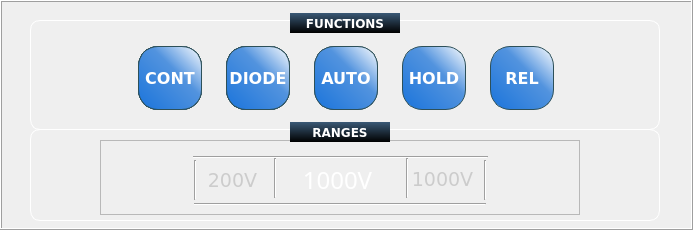
  <widget class="QFrame" name="inputPanel">
   <property name="geometry">
    <rect>
     <x>10</x>
     <y>200</y>
     <width>693</width>
     <height>230</height>
    </rect>
   </property>
   <property name="font">
    <font>
     <family>DejaVu Sans</family>
    </font>
   </property>
   <property name="styleSheet">
    <string notr="true">QFrame {
     background-color: qlineargradient(x1: 0, y1: 0, x2: 0, y2: 1,
                                       stop: 0 #3a5976, stop: 1 #000000);



 }
QLabel{
	background-color:rgba(0,0,0,0);
	color:white;
}

QLabel::disabled {
	background-color:rgba(0,0,0,0);
	color:gray;
}</string>
   </property>
   <property name="frameShape">
    <enum>QFrame::Box</enum>
   </property>
   <property name="frameShadow">
    <enum>QFrame::Raised</enum>
   </property>
   <widget class="QPushButton" name="r4w">
    <property name="geometry">
     <rect>
      <x>226</x>
      <y>46</y>
      <width>64</width>
      <height>64</height>
     </rect>
    </property>
    <property name="font">
     <font>
      <family>DejaVu Sans</family>
      <pointsize>12</pointsize>
      <weight>75</weight>
      <italic>false</italic>
      <bold>true</bold>
     </font>
    </property>
    <property name="focusPolicy">
     <enum>Qt::NoFocus</enum>
    </property>
    <property name="styleSheet">
     <string notr="true">QPushButton {
color:white;
border: 1px solid #2D5059;
border-radius: 20px;
background-color: qlineargradient(x1: 0, y1: 1, x2: 1, y2: 0,stop: 0 #1A74DB, stop: 0.6 #5293DE, stop:1 #FFFFFF);
font:bold;
}
QPushButton:pressed {
background-color: qlineargradient(x1: 0, y1: 0, x2: 0, y2: 1,
stop: 0 #dadbde, stop: 1 #f6f7fa);
}
QPushButton:flat {
border: none; 
}
QPushButton:default {
border-color: navy; 
}

QPushButton:disabled
{
color:lightgrey;
background-color:grey
}</string>
    </property>
    <property name="text">
     <string>Beep</string>
    </property>
    <property name="iconSize">
     <size>
      <width>64</width>
      <height>64</height>
     </size>
    </property>
   </widget>
   <widget class="QPushButton" name="iac">
    <property name="geometry">
     <rect>
      <x>138</x>
      <y>46</y>
      <width>64</width>
      <height>64</height>
     </rect>
    </property>
    <property name="font">
     <font>
      <family>DejaVu Sans</family>
      <pointsize>12</pointsize>
      <weight>75</weight>
      <italic>false</italic>
      <bold>true</bold>
     </font>
    </property>
    <property name="focusPolicy">
     <enum>Qt::NoFocus</enum>
    </property>
    <property name="styleSheet">
     <string notr="true">QPushButton {
color:white;
border: 1px solid #2D5059;
border-radius: 20px;
background-color: qlineargradient(x1: 0, y1: 1, x2: 1, y2: 0,stop: 0 #1A74DB, stop: 0.6 #5293DE, stop:1 #FFFFFF);
font:bold;
}
QPushButton:pressed {
background-color: qlineargradient(x1: 0, y1: 0, x2: 0, y2: 1,
stop: 0 #dadbde, stop: 1 #f6f7fa);
}
QPushButton:flat {
border: none; 
}
QPushButton:default {
border-color: navy; 
}

QPushButton:disabled
{
color:lightgrey;
background-color:grey
}</string>
    </property>
    <property name="text">
     <string>AC</string>
    </property>
    <property name="iconSize">
     <size>
      <width>64</width>
      <height>64</height>
     </size>
    </property>
   </widget>
   <widget class="QPushButton" name="vdc">
    <property name="geometry">
     <rect>
      <x>226</x>
      <y>46</y>
      <width>64</width>
      <height>64</height>
     </rect>
    </property>
    <property name="font">
     <font>
      <family>DejaVu Sans</family>
      <pointsize>12</pointsize>
      <weight>75</weight>
      <italic>false</italic>
      <bold>true</bold>
     </font>
    </property>
    <property name="focusPolicy">
     <enum>Qt::NoFocus</enum>
    </property>
    <property name="styleSheet">
     <string notr="true">QPushButton {
color:white;
border: 1px solid #2D5059;
border-radius: 20px;
background-color: qlineargradient(x1: 0, y1: 1, x2: 1, y2: 0,stop: 0 #1A74DB, stop: 0.6 #5293DE, stop:1 #FFFFFF);
font:bold;
}
QPushButton:pressed {
background-color: qlineargradient(x1: 0, y1: 0, x2: 0, y2: 1,
stop: 0 #dadbde, stop: 1 #f6f7fa);
}
QPushButton:flat {
border: none; 
}
QPushButton:default {
border-color: navy; 
}

QPushButton:disabled
{
color:lightgrey;
background-color:grey
}</string>
    </property>
    <property name="text">
     <string>DC</string>
    </property>
    <property name="iconSize">
     <size>
      <width>64</width>
      <height>64</height>
     </size>
    </property>
   </widget>
   <widget class="QPushButton" name="idc">
    <property name="geometry">
     <rect>
      <x>226</x>
      <y>46</y>
      <width>64</width>
      <height>64</height>
     </rect>
    </property>
    <property name="font">
     <font>
      <family>DejaVu Sans</family>
      <pointsize>12</pointsize>
      <weight>75</weight>
      <italic>false</italic>
      <bold>true</bold>
     </font>
    </property>
    <property name="focusPolicy">
     <enum>Qt::NoFocus</enum>
    </property>
    <property name="styleSheet">
     <string notr="true">QPushButton {
color:white;
border: 1px solid #2D5059;
border-radius: 20px;
background-color: qlineargradient(x1: 0, y1: 1, x2: 1, y2: 0,stop: 0 #1A74DB, stop: 0.6 #5293DE, stop:1 #FFFFFF);
font:bold;
}
QPushButton:pressed {
background-color: qlineargradient(x1: 0, y1: 0, x2: 0, y2: 1,
stop: 0 #dadbde, stop: 1 #f6f7fa);
}
QPushButton:flat {
border: none; 
}
QPushButton:default {
border-color: navy; 
}

QPushButton:disabled
{
color:lightgrey;
background-color:grey
}</string>
    </property>
    <property name="text">
     <string>DC</string>
    </property>
    <property name="iconSize">
     <size>
      <width>64</width>
      <height>64</height>
     </size>
    </property>
   </widget>
   <widget class="QPushButton" name="manual">
    <property name="geometry">
     <rect>
      <x>314</x>
      <y>46</y>
      <width>64</width>
      <height>64</height>
     </rect>
    </property>
    <property name="font">
     <font>
      <family>DejaVu Sans</family>
      <pointsize>12</pointsize>
      <weight>75</weight>
      <italic>false</italic>
      <bold>true</bold>
     </font>
    </property>
    <property name="focusPolicy">
     <enum>Qt::NoFocus</enum>
    </property>
    <property name="styleSheet">
     <string notr="true">QPushButton {
color:white;
border: 1px solid #2D5059;
border-radius: 20px;
background-color: qlineargradient(x1: 0, y1: 1, x2: 1, y2: 0,stop: 0 #1A74DB, stop: 0.6 #5293DE, stop:1 #FFFFFF);
font:bold;
}
QPushButton:pressed {
background-color: qlineargradient(x1: 0, y1: 0, x2: 0, y2: 1,
stop: 0 #dadbde, stop: 1 #f6f7fa);
}
QPushButton:flat {
border: none; 
}
QPushButton:default {
border-color: navy; 
}

QPushButton:disabled
{
color:lightgrey;
background-color:grey
}</string>
    </property>
    <property name="text">
     <string>Manual</string>
    </property>
    <property name="iconSize">
     <size>
      <width>64</width>
      <height>64</height>
     </size>
    </property>
   </widget>
   <widget class="QPushButton" name="r2w">
    <property name="geometry">
     <rect>
      <x>138</x>
      <y>46</y>
      <width>64</width>
      <height>64</height>
     </rect>
    </property>
    <property name="font">
     <font>
      <family>DejaVu Sans</family>
      <pointsize>12</pointsize>
      <weight>75</weight>
      <italic>false</italic>
      <bold>true</bold>
     </font>
    </property>
    <property name="focusPolicy">
     <enum>Qt::NoFocus</enum>
    </property>
    <property name="styleSheet">
     <string notr="true">QPushButton {
color:white;
border: 1px solid #2D5059;
border-radius: 20px;
background-color: qlineargradient(x1: 0, y1: 1, x2: 1, y2: 0,stop: 0 #1A74DB, stop: 0.6 #5293DE, stop:1 #FFFFFF);
font:bold;
}
QPushButton:pressed {
background-color: qlineargradient(x1: 0, y1: 0, x2: 0, y2: 1,
stop: 0 #dadbde, stop: 1 #f6f7fa);
}
QPushButton:flat {
border: none; 
}
QPushButton:default {
border-color: navy; 
}

QPushButton:disabled
{
color:lightgrey;
background-color:grey
}</string>
    </property>
    <property name="text">
     <string>R</string>
    </property>
    <property name="iconSize">
     <size>
      <width>64</width>
      <height>64</height>
     </size>
    </property>
   </widget>
   <widget class="QPushButton" name="Auto">
    <property name="geometry">
     <rect>
      <x>314</x>
      <y>46</y>
      <width>64</width>
      <height>64</height>
     </rect>
    </property>
    <property name="font">
     <font>
      <family>DejaVu Sans</family>
      <pointsize>12</pointsize>
      <weight>75</weight>
      <italic>false</italic>
      <bold>true</bold>
     </font>
    </property>
    <property name="focusPolicy">
     <enum>Qt::NoFocus</enum>
    </property>
    <property name="styleSheet">
     <string notr="true">QPushButton {
color:white;
border: 1px solid #2D5059;
border-radius: 20px;
background-color: qlineargradient(x1: 0, y1: 1, x2: 1, y2: 0,stop: 0 #1A74DB, stop: 0.6 #5293DE, stop:1 #FFFFFF);
font:bold;
}
QPushButton:pressed {
background-color: qlineargradient(x1: 0, y1: 0, x2: 0, y2: 1,
stop: 0 #dadbde, stop: 1 #f6f7fa);
}
QPushButton:flat {
border: none; 
}
QPushButton:default {
border-color: navy; 
}

QPushButton:disabled
{
color:lightgrey;
background-color:grey
}</string>
    </property>
    <property name="text">
     <string>AUTO</string>
    </property>
    <property name="iconSize">
     <size>
      <width>64</width>
      <height>64</height>
     </size>
    </property>
   </widget>
   <widget class="QPushButton" name="vac">
    <property name="geometry">
     <rect>
      <x>138</x>
      <y>46</y>
      <width>64</width>
      <height>64</height>
     </rect>
    </property>
    <property name="font">
     <font>
      <family>DejaVu Sans</family>
      <pointsize>12</pointsize>
      <weight>75</weight>
      <italic>false</italic>
      <bold>true</bold>
     </font>
    </property>
    <property name="focusPolicy">
     <enum>Qt::NoFocus</enum>
    </property>
    <property name="styleSheet">
     <string notr="true">QPushButton {
color:white;
border: 1px solid #2D5059;
border-radius: 20px;
background-color: qlineargradient(x1: 0, y1: 1, x2: 1, y2: 0,stop: 0 #1A74DB, stop: 0.6 #5293DE, stop:1 #FFFFFF);
font:bold;
}
QPushButton:pressed {
background-color: qlineargradient(x1: 0, y1: 0, x2: 0, y2: 1,
stop: 0 #dadbde, stop: 1 #f6f7fa);
}
QPushButton:flat {
border: none; 
}
QPushButton:default {
border-color: navy; 
}

QPushButton:disabled
{
color:lightgrey;
background-color:grey
}</string>
    </property>
    <property name="text">
     <string>AC</string>
    </property>
    <property name="iconSize">
     <size>
      <width>64</width>
      <height>64</height>
     </size>
    </property>
   </widget>
   <widget class="QPushButton" name="hold">
    <property name="geometry">
     <rect>
      <x>402</x>
      <y>46</y>
      <width>64</width>
      <height>64</height>
     </rect>
    </property>
    <property name="font">
     <font>
      <family>DejaVu Sans</family>
      <pointsize>12</pointsize>
      <weight>75</weight>
      <italic>false</italic>
      <bold>true</bold>
     </font>
    </property>
    <property name="focusPolicy">
     <enum>Qt::NoFocus</enum>
    </property>
    <property name="styleSheet">
     <string notr="true">QPushButton {
color:white;
border: 1px solid #2D5059;
border-radius: 20px;
background-color: qlineargradient(x1: 0, y1: 1, x2: 1, y2: 0,stop: 0 #1A74DB, stop: 0.6 #5293DE, stop:1 #FFFFFF);
font:bold;
}
QPushButton:pressed {
background-color: qlineargradient(x1: 0, y1: 0, x2: 0, y2: 1,
stop: 0 #dadbde, stop: 1 #f6f7fa);
}
QPushButton:flat {
border: none; 
}
QPushButton:default {
border-color: navy; 
}

QPushButton:disabled
{
color:lightgrey;
background-color:grey
}</string>
    </property>
    <property name="text">
     <string>HOLD</string>
    </property>
    <property name="iconSize">
     <size>
      <width>64</width>
      <height>64</height>
     </size>
    </property>
   </widget>
   <widget class="QPushButton" name="Null">
    <property name="geometry">
     <rect>
      <x>490</x>
      <y>46</y>
      <width>64</width>
      <height>64</height>
     </rect>
    </property>
    <property name="font">
     <font>
      <family>DejaVu Sans</family>
      <pointsize>12</pointsize>
      <weight>75</weight>
      <italic>false</italic>
      <bold>true</bold>
     </font>
    </property>
    <property name="focusPolicy">
     <enum>Qt::NoFocus</enum>
    </property>
    <property name="styleSheet">
     <string notr="true">QPushButton {
color:white;
border: 1px solid #2D5059;
border-radius: 20px;
background-color: qlineargradient(x1: 0, y1: 1, x2: 1, y2: 0,stop: 0 #1A74DB, stop: 0.6 #5293DE, stop:1 #FFFFFF);
font:bold;
}
QPushButton:pressed {
background-color: qlineargradient(x1: 0, y1: 0, x2: 0, y2: 1,
stop: 0 #dadbde, stop: 1 #f6f7fa);
}
QPushButton:flat {
border: none; 
}
QPushButton:default {
border-color: navy; 
}

QPushButton:disabled
{
color:lightgrey;
background-color:grey
}</string>
    </property>
    <property name="text">
     <string>REL</string>
    </property>
    <property name="iconSize">
     <size>
      <width>64</width>
      <height>64</height>
     </size>
    </property>
   </widget>
   <widget class="QFrame" name="rangeFrame">
    <property name="enabled">
     <bool>true</bool>
    </property>
    <property name="geometry">
     <rect>
      <x>100</x>
      <y>140</y>
      <width>480</width>
      <height>75</height>
     </rect>
    </property>
    <property name="font">
     <font>
      <family>DejaVu Sans</family>
     </font>
    </property>
    <property name="styleSheet">
     <string notr="true">color:gray;</string>
    </property>
    <property name="frameShape">
     <enum>QFrame::StyledPanel</enum>
    </property>
    <property name="frameShadow">
     <enum>QFrame::Raised</enum>
    </property>
    <widget class="QPushButton" name="leftArrow">
     <property name="geometry">
      <rect>
       <x>10</x>
       <y>10</y>
       <width>50</width>
       <height>60</height>
      </rect>
     </property>
     <property name="focusPolicy">
      <enum>Qt::NoFocus</enum>
     </property>
     <property name="styleSheet">
      <string notr="true">QPushButton {
         border: 2px solid rgba(0,0,0,0);
         border-radius: 25px;
         background-color: rgba(0,0,0,0);
     }
</string>
     </property>
     <property name="text">
      <string/>
     </property>
     <property name="icon">
      <iconset resource="pic.qrc">
       <normaloff>:/new/prefix1/prev-icon.png</normaloff>:/new/prefix1/prev-icon.png</iconset>
     </property>
     <property name="iconSize">
      <size>
       <width>50</width>
       <height>60</height>
      </size>
     </property>
    </widget>
    <widget class="QLabel" name="label_5">
     <property name="enabled">
      <bool>true</bool>
     </property>
     <property name="geometry">
      <rect>
       <x>177</x>
       <y>19</y>
       <width>121</width>
       <height>41</height>
      </rect>
     </property>
     <property name="font">
      <font>
       <family>12</family>
       <pointsize>-1</pointsize>
       <weight>50</weight>
       <italic>false</italic>
       <bold>false</bold>
      </font>
     </property>
     <property name="autoFillBackground">
      <bool>false</bool>
     </property>
     <property name="styleSheet">
      <string notr="true">font:24px bold;
color:white;</string>
     </property>
     <property name="frameShape">
      <enum>QFrame::NoFrame</enum>
     </property>
     <property name="frameShadow">
      <enum>QFrame::Sunken</enum>
     </property>
     <property name="text">
      <string>1000V</string>
     </property>
     <property name="scaledContents">
      <bool>false</bool>
     </property>
     <property name="alignment">
      <set>Qt::AlignCenter</set>
     </property>
    </widget>
    <widget class="Line" name="line">
     <property name="geometry">
      <rect>
       <x>94</x>
       <y>59</y>
       <width>292</width>
       <height>10</height>
      </rect>
     </property>
     <property name="styleSheet">
      <string notr="true"/>
     </property>
     <property name="orientation">
      <enum>Qt::Horizontal</enum>
     </property>
    </widget>
    <widget class="Line" name="line_7">
     <property name="geometry">
      <rect>
       <x>170</x>
       <y>18</y>
       <width>10</width>
       <height>40</height>
      </rect>
     </property>
     <property name="styleSheet">
      <string notr="true"/>
     </property>
     <property name="orientation">
      <enum>Qt::Vertical</enum>
     </property>
    </widget>
    <widget class="QLabel" name="label_6">
     <property name="enabled">
      <bool>false</bool>
     </property>
     <property name="geometry">
      <rect>
       <x>87</x>
       <y>30</y>
       <width>91</width>
       <height>21</height>
      </rect>
     </property>
     <property name="font">
      <font>
       <family>DejaVu Sans</family>
       <pointsize>14</pointsize>
       <weight>50</weight>
       <bold>false</bold>
      </font>
     </property>
     <property name="styleSheet">
      <string notr="true">color:#cccccc;</string>
     </property>
     <property name="text">
      <string>200V</string>
     </property>
     <property name="scaledContents">
      <bool>false</bool>
     </property>
     <property name="alignment">
      <set>Qt::AlignCenter</set>
     </property>
    </widget>
    <widget class="QPushButton" name="rightArrow">
     <property name="geometry">
      <rect>
       <x>420</x>
       <y>9</y>
       <width>50</width>
       <height>60</height>
      </rect>
     </property>
     <property name="focusPolicy">
      <enum>Qt::NoFocus</enum>
     </property>
     <property name="styleSheet">
      <string notr="true">QPushButton {
         border: 2px solid rgba(0,0,0,0);
         border-radius: 25px;
         background-color: rgba(0,0,0,0);
     }

  </string>
     </property>
     <property name="text">
      <string/>
     </property>
     <property name="icon">
      <iconset resource="pic.qrc">
       <normaloff>:/new/prefix1/next-icon.png</normaloff>:/new/prefix1/next-icon.png</iconset>
     </property>
     <property name="iconSize">
      <size>
       <width>50</width>
       <height>60</height>
      </size>
     </property>
    </widget>
    <widget class="Line" name="line_4">
     <property name="geometry">
      <rect>
       <x>93</x>
       <y>12</y>
       <width>295</width>
       <height>10</height>
      </rect>
     </property>
     <property name="styleSheet">
      <string notr="true"/>
     </property>
     <property name="orientation">
      <enum>Qt::Horizontal</enum>
     </property>
    </widget>
    <widget class="Line" name="line_6">
     <property name="geometry">
      <rect>
       <x>302</x>
       <y>18</y>
       <width>10</width>
       <height>40</height>
      </rect>
     </property>
     <property name="styleSheet">
      <string notr="true"/>
     </property>
     <property name="orientation">
      <enum>Qt::Vertical</enum>
     </property>
    </widget>
    <widget class="QLabel" name="label_4">
     <property name="enabled">
      <bool>false</bool>
     </property>
     <property name="geometry">
      <rect>
       <x>297</x>
       <y>29</y>
       <width>91</width>
       <height>20</height>
      </rect>
     </property>
     <property name="font">
      <font>
       <family>DejaVu Sans</family>
       <pointsize>14</pointsize>
       <weight>50</weight>
       <bold>false</bold>
      </font>
     </property>
     <property name="styleSheet">
      <string notr="true">color:#cccccc;</string>
     </property>
     <property name="text">
      <string>1000V</string>
     </property>
     <property name="scaledContents">
      <bool>false</bool>
     </property>
     <property name="alignment">
      <set>Qt::AlignCenter</set>
     </property>
    </widget>
    <widget class="Line" name="line_8">
     <property name="geometry">
      <rect>
       <x>90</x>
       <y>20</y>
       <width>10</width>
       <height>40</height>
      </rect>
     </property>
     <property name="styleSheet">
      <string notr="true"/>
     </property>
     <property name="orientation">
      <enum>Qt::Vertical</enum>
     </property>
    </widget>
    <widget class="Line" name="line_9">
     <property name="geometry">
      <rect>
       <x>380</x>
       <y>20</y>
       <width>10</width>
       <height>40</height>
      </rect>
     </property>
     <property name="styleSheet">
      <string notr="true"/>
     </property>
     <property name="orientation">
      <enum>Qt::Vertical</enum>
     </property>
    </widget>
    <zorder>leftArrow</zorder>
    <zorder>label_5</zorder>
    <zorder>line_7</zorder>
    <zorder>label_6</zorder>
    <zorder>rightArrow</zorder>
    <zorder>line_6</zorder>
    <zorder>label_4</zorder>
    <zorder>line_8</zorder>
    <zorder>line_9</zorder>
    <zorder>line</zorder>
    <zorder>line_4</zorder>
   </widget>
   <widget class="QLabel" name="label_8">
    <property name="geometry">
     <rect>
      <x>290</x>
      <y>13</y>
      <width>110</width>
      <height>20</height>
     </rect>
    </property>
    <property name="font">
     <font>
      <family>DejaVu Sans</family>
      <weight>75</weight>
      <bold>true</bold>
     </font>
    </property>
    <property name="styleSheet">
     <string notr="true">background-color: qlineargradient(x1: 0, y1: 0, x2: 0, y2: 1,stop: 0 #3a5976, stop: 1 #000000);
</string>
    </property>
    <property name="text">
     <string>FUNCTIONS</string>
    </property>
    <property name="alignment">
     <set>Qt::AlignCenter</set>
    </property>
   </widget>
   <widget class="QLabel" name="label_18">
    <property name="geometry">
     <rect>
      <x>290</x>
      <y>122</y>
      <width>100</width>
      <height>20</height>
     </rect>
    </property>
    <property name="font">
     <font>
      <family>DejaVu Sans</family>
      <weight>75</weight>
      <bold>true</bold>
     </font>
    </property>
    <property name="styleSheet">
     <string notr="true">background-color: qlineargradient(x1: 0, y1: 0, x2: 0, y2: 1,stop: 0 #3a5976, stop: 1 #000000);</string>
    </property>
    <property name="text">
     <string>RANGES</string>
    </property>
    <property name="alignment">
     <set>Qt::AlignCenter</set>
    </property>
   </widget>
   <widget class="QFrame" name="frame_5">
    <property name="geometry">
     <rect>
      <x>30</x>
      <y>20</y>
      <width>630</width>
      <height>110</height>
     </rect>
    </property>
    <property name="styleSheet">
     <string notr="true">border:1px solid white;
border-radius:10px;
background-color:rgba(0,0,0,0);</string>
    </property>
    <property name="frameShape">
     <enum>QFrame::StyledPanel</enum>
    </property>
    <property name="frameShadow">
     <enum>QFrame::Raised</enum>
    </property>
   </widget>
   <widget class="QFrame" name="frame_6">
    <property name="enabled">
     <bool>false</bool>
    </property>
    <property name="geometry">
     <rect>
      <x>30</x>
      <y>129</y>
      <width>630</width>
      <height>92</height>
     </rect>
    </property>
    <property name="font">
     <font>
      <family>DejaVu Sans</family>
     </font>
    </property>
    <property name="styleSheet">
     <string notr="true">border:1px solid white;
border-radius:10px;
background-color:rgba(0,0,0,0);</string>
    </property>
    <property name="frameShape">
     <enum>QFrame::StyledPanel</enum>
    </property>
    <property name="frameShadow">
     <enum>QFrame::Raised</enum>
    </property>
   </widget>
   <widget class="QPushButton" name="Diode">
    <property name="geometry">
     <rect>
      <x>226</x>
      <y>46</y>
      <width>64</width>
      <height>64</height>
     </rect>
    </property>
    <property name="font">
     <font>
      <family>DejaVu Sans</family>
      <pointsize>12</pointsize>
      <weight>75</weight>
      <italic>false</italic>
      <bold>true</bold>
     </font>
    </property>
    <property name="focusPolicy">
     <enum>Qt::NoFocus</enum>
    </property>
    <property name="styleSheet">
     <string notr="true">QPushButton {
color:white;
border: 1px solid #2D5059;
border-radius: 20px;
background-color: qlineargradient(x1: 0, y1: 1, x2: 1, y2: 0,stop: 0 #1A74DB, stop: 0.6 #5293DE, stop:1 #FFFFFF);
font:bold;
}</string>
    </property>
    <property name="text">
     <string>DIODE</string>
    </property>
    <property name="iconSize">
     <size>
      <width>64</width>
      <height>64</height>
     </size>
    </property>
   </widget>
   <widget class="QPushButton" name="Continuity">
    <property name="geometry">
     <rect>
      <x>138</x>
      <y>46</y>
      <width>64</width>
      <height>64</height>
     </rect>
    </property>
    <property name="font">
     <font>
      <family>DejaVu Sans</family>
      <pointsize>12</pointsize>
      <weight>75</weight>
      <italic>false</italic>
      <bold>true</bold>
     </font>
    </property>
    <property name="focusPolicy">
     <enum>Qt::NoFocus</enum>
    </property>
    <property name="styleSheet">
     <string notr="true">QPushButton {
color:white;
border: 1px solid #2D5059;
border-radius: 20px;
background-color: qlineargradient(x1: 0, y1: 1, x2: 1, y2: 0,stop: 0 #1A74DB, stop: 0.6 #5293DE, stop:1 #FFFFFF);
font:bold;
}
QPushButton:pressed {
background-color: qlineargradient(x1: 0, y1: 0, x2: 0, y2: 1,
stop: 0 #dadbde, stop: 1 #f6f7fa);
}
QPushButton:flat {
border: none; 
}
QPushButton:default {
border-color: navy; 
}

QPushButton:disabled
{
color:lightgrey;
background-color:grey
}</string>
    </property>
    <property name="text">
     <string>CONT</string>
    </property>
    <property name="iconSize">
     <size>
      <width>64</width>
      <height>64</height>
     </size>
    </property>
   </widget>
   <zorder>frame_5</zorder>
   <zorder>manual</zorder>
   <zorder>Auto</zorder>
   <zorder>idc</zorder>
   <zorder>frame_6</zorder>
   <zorder>r4w</zorder>
   <zorder>iac</zorder>
   <zorder>vdc</zorder>
   <zorder>r2w</zorder>
   <zorder>vac</zorder>
   <zorder>hold</zorder>
   <zorder>Null</zorder>
   <zorder>rangeFrame</zorder>
   <zorder>label_8</zorder>
   <zorder>label_18</zorder>
   <zorder>Diode</zorder>
   <zorder>Continuity</zorder>
  </widget>
